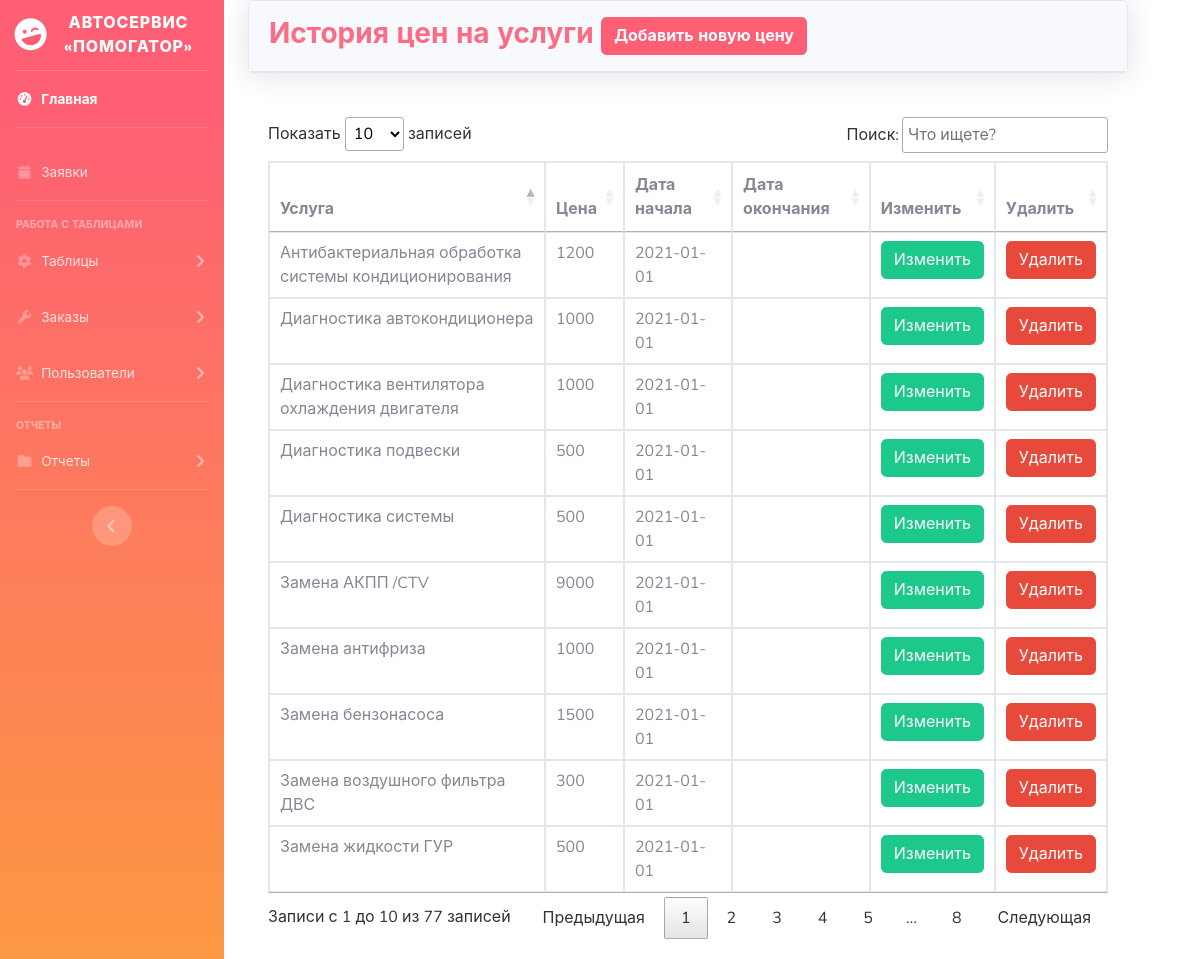
Screenshot of /admin/service_price_list.php with the database file from the repository.
### tables this page shows
CREATE TABLE `service_price_list` (
  `idservice_price_list` int(11) NOT NULL,
  `idservice` int(11) NOT NULL,
  `price` int(11) NOT NULL,
  `start_data` date NOT NULL,
  `end_data` date DEFAULT NULL
);

CREATE TABLE `service` (
  `idservice` int(11) NOT NULL,
  `id_type` int(11) NOT NULL,
  `service` varchar(500) DEFAULT NULL
);

### admin/service_price_list.php (the view, shortened to what this page needs)
<?php
include('security.php');
include('includes/header.php');
include('includes/navbar.php');
?>
<div class="container-fluid">
    <div class="card shadow mb-4">
        <div class="card-header py-3">
            <h3 class="m-0 font-weight-bold text-primary">История цен на услуги
                <button type="button" class="btn btn-primary font-weight-bold" data-toggle="modal" data-target="#addprice">
                    Добавить новую цену
                </button>
            </h3>
        </div>
    </div>
    <div class="card-body">
        <div class="table-responsive">
            <?php
            $query = "SELECT spl.idservice_price_list, spl.idservice, s.service, spl.price, spl.start_data, spl.end_data FROM service_price_list spl JOIN service s ON spl.idservice = s.idservice ORDER BY spl.start_data DESC";
            $query_run = mysqli_query($connection, $query);
            if(mysqli_num_rows($query_run) > 0)
            {
            ?>
            <table class="table table-bordered" id="dataTable" width="100%" cellspacing="0">
                <thead>
                    <tr>
                        <th>Услуга</th>
                        <th>Цена</th>
                        <th>Дата начала</th>
                        <th>Дата окончания</th>
                        <th>Изменить</th>
                        <th>Удалить</th>
                    </tr>
                </thead>
                <tbody>
                    <?php while($row = mysqli_fetch_assoc($query_run)) { ?>
                    <tr>
                        <td><?php echo $row['service']; ?></td>
                        <td><?php echo $row['price']; ?></td>
                        <td><?php echo $row['start_data']; ?></td>
                        <td><?php echo $row['end_data']; ?></td>
                        <td>
                        <form action="service_price_list_edit.php" method="POST" style="display:inline-block;">
                            <button type="submit" name="service_price_edit_data_btn" class="btn btn-success">Изменить</button>
                        </form>
                            </td>
                        <td>
                            <form action="code.php" method="POST" style="display:inline-block;">
                                <button type="submit" name="service_price_list_delete_btn" class="btn btn-danger">Удалить</button>
                            </form>
                        </td>
                    </tr>
                    <?php } ?>
                </tbody>
            </table>
            <?php } else { echo "Записи не найдены"; } ?>
        </div>
    </div>
</div>
<?php
include('includes/footer.php');
?>

### rows the page displays
service_price_list: idservice.service "Диагностика вентилятора охлаждения двигателя", price "1000", start_data "2021-01-01"
service_price_list: idservice.service "Антибактериальная обработка системы кондиционирования", price "1200", start_data "2021-01-01"
service_price_list: idservice.service "Диагностика автокондиционера", price "1000", start_data "2021-01-01"
service_price_list: idservice.service "Замена бензонасоса", price "1500", start_data "2021-01-01"
service_price_list: idservice.service "Замена антифриза", price "1000", start_data "2021-01-01"
service_price_list: idservice.service "Диагностика системы", price "500", start_data "2021-01-01"
service_price_list: idservice.service "Замена воздушного фильтра ДВС", price "300", start_data "2021-01-01"
service_price_list: idservice.service "Замена АКПП /CTV", price "9000", start_data "2021-01-01"
service_price_list: idservice.service "Диагностика подвески", price "500", start_data "2021-01-01"
service_price_list: idservice.service "Замена жидкости ГУР", price "500", start_data "2021-01-01"
